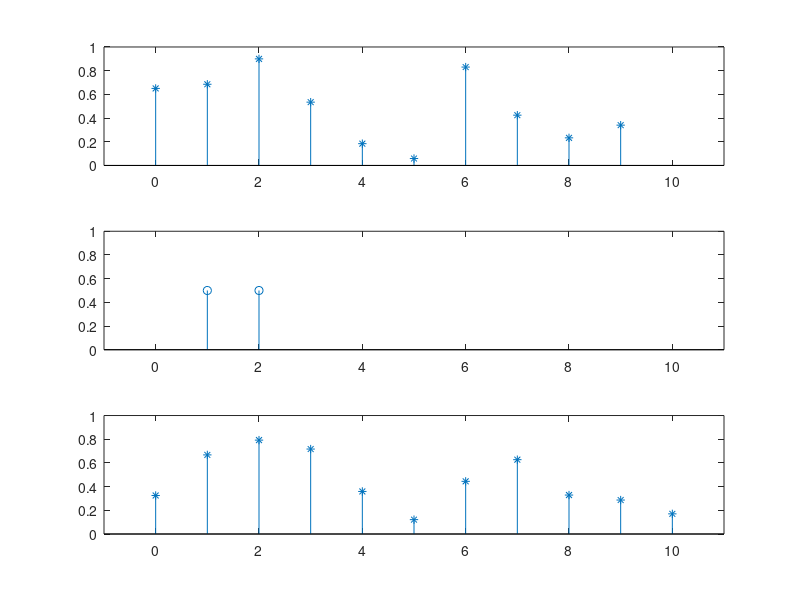

This chart was generated by the following MATLAB code:
x = rand(1,10); % A random signal of length 10
h = [0.5 0.5]; % An impulse response
y = conv(x, h);% Convolution operation
subplot(311)
stem(0:length(x)-1, x,'*')
axis([-1 length(y) 0 1])
subplot(312)
stem(h)
axis([-1 length(y) 0 1])
subplot(313)
stem(0:length(y)-1,y,'*')
axis([-1 length(y) 0 1])